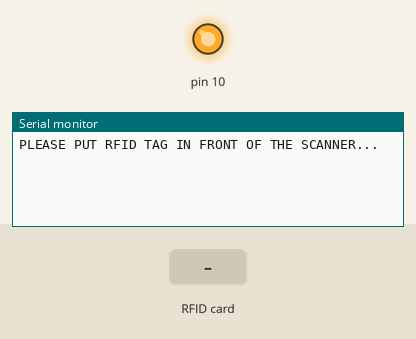
This sketch was run on a simulated Arduino Uno, built with avr-gcc and run on an emulated ATmega328P. Parts: output pins drawn as LEDs (lit = HIGH), the last lines printed to the serial monitor. The inputs (shaded band) are chosen by the test bench.

Above: at 1.2 s.
1.3 s: RFID card 71 63 FF D3 held to the reader
At 2.1 s:
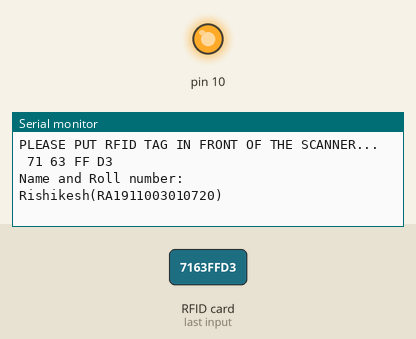
2.8 s: RFID card A9 F3 CF 83 held to the reader
At 5.5 s:
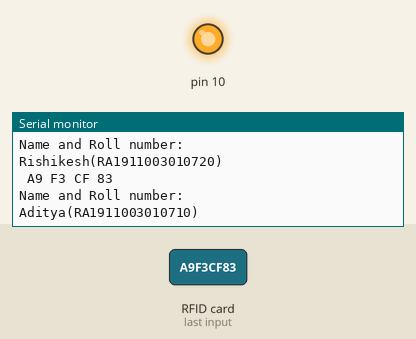
5.8 s: RFID card 5E 7A 19 C4 held to the reader
At 8.3 s:
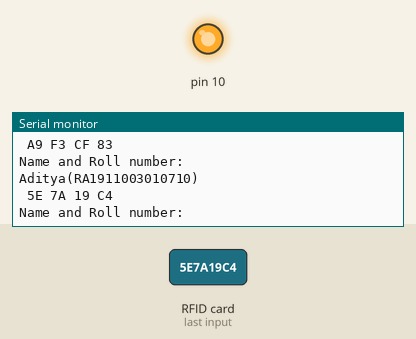

The sketch:

RFID_New_NodeMCU.ino
```cpp
#include <SPI.h>
#include <MFRC522.h>
#include "SoftwareSerial.h"
#define SS_PIN 2
#define RST_PIN 0
MFRC522 mfrc522(SS_PIN, RST_PIN);   // Create a MFRC522 object.
void setup()
{
  Serial.begin(9600);   // Initiate the serial communication
  SPI.begin();      // Initiate the SPI bus
  mfrc522.PCD_Init();   // Initiate MFRC522
  Serial.println("PLEASE PUT RFID TAG IN FRONT OF THE SCANNER...");
  Serial.println();

}
void loop()
{
  // Look for new cards
  if ( ! mfrc522.PICC_IsNewCardPresent())
  {
    return;
  }
  // Select one of the cards
  if ( ! mfrc522.PICC_ReadCardSerial())
  {
    return;
  }
  //Show UID on serial monitor

  String content= "";
  byte letter;
  for (byte i = 0; i < mfrc522.uid.size; i++)
  {
    Serial.print(mfrc522.uid.uidByte[i] < 0x10 ? " 0" : " ");
     Serial.print(mfrc522.uid.uidByte[i], HEX);
     content.concat(String(mfrc522.uid.uidByte[i] < 0x10 ? " 0" : " "));
     content.concat(String(mfrc522.uid.uidByte[i], HEX));
  }
  Serial.println();
  Serial.print("Name and Roll number:    ");
  content.toUpperCase();
  if (content.substring(1) == "71 63 FF D3" ) //change here the UID of the card
  {
    Serial.println("Rishikesh(RA1911003010720)");
    Serial.println();
    delay(3000);
  }
   if (content.substring(1) ==  "A9 F3 CF 83" ) //change here the UID of the card
   { Serial.println("Aditya(RA1911003010710)");
    Serial.println();
    delay(3000);
  }

  }
```

Measured:
- after the input at 1.3 s, the serial monitor: prints a new line at once (image 1)
- after the input at 2.8 s, the serial monitor: prints a new line after 1.5 s (image 2)
- after the input at 5.8 s, the serial monitor: prints a new line after 1.5 s (image 3)
